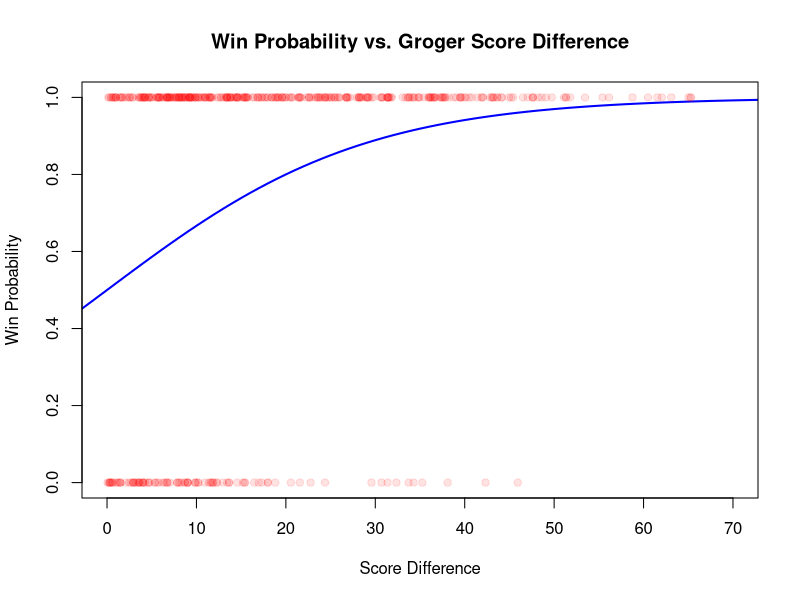

Reproduce this figure in R.
logitdata <- read.csv('logit2.csv')
l <- glm(win ~ diff, data = logitdata, family = 'binomial')
x <- seq(-10,80,1)
plot(x,1/(1+2.71828^-(x*l[['coefficients']][['diff']])),
     main='Win Probability vs. Groger Score Difference',
     xlab='Score Difference',
     xlim=c(0,70),
     ylab='Win Probability',
     ylim=c(0,1),
     type='l',
     col='blue',
     lwd=2)
points(logitdata[['diff']],logitdata[['win']],
       pch=19,
       cex=1,
       col=rgb(red = 1, green = 0, blue = 0, alpha = 50/dim(logitdata)[1]))
summary(l)
